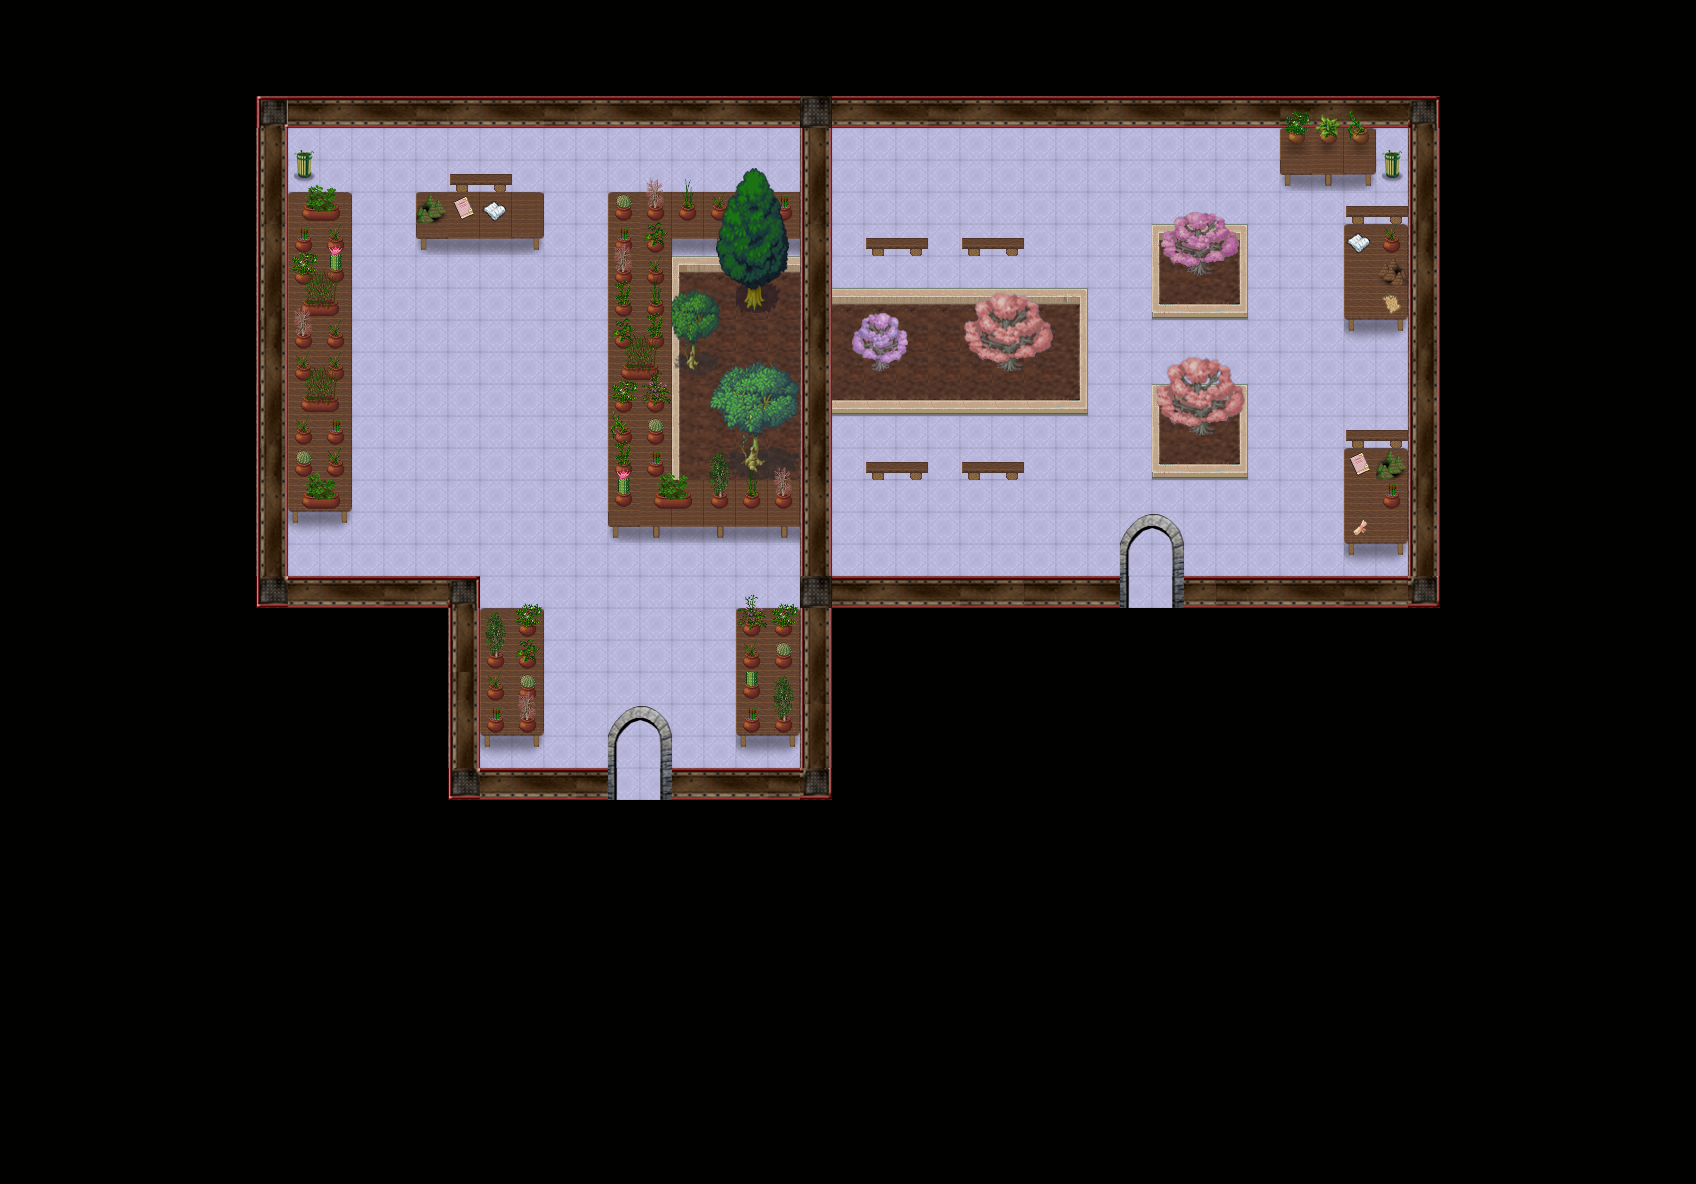

This game map was drawn from its Tiled (.tmx) file and the tilesets committed beside it. A one-line description and the trimmed map source follow:
An orthogonal 53x37 tile map with 32x32 px tiles, 3 tile layers (Ground, Fringe, Top), 2 hidden layers not drawn, 12 tilesets.

<map version="1.0" orientation="orthogonal" width="53" height="37" tilewidth="32" tileheight="32">
 <tileset firstgid="1" name="siyah" tilewidth="32" tileheight="32">
  <image source="../graphics/tiles/elektroadd/siyah.png" />
 </tileset>
 <tileset firstgid="2" name="duvar" tilewidth="32" tileheight="32">
  <image source="../graphics/tiles/elektroadd/oda_platform.png" />
 </tileset>
 <tileset firstgid="172" name="kaplama" tilewidth="32" tileheight="32">
  <image source="../graphics/tiles/elektroadd/kaplamalar.png" />
 </tileset>
 <tileset firstgid="190" name="kapi" tilewidth="32" tileheight="32">
  <image source="../graphics/tiles/elektroadd/kapiacikic.png" />
 </tileset>
 <tileset firstgid="196" name="collision" tilewidth="32" tileheight="32">
  <image source="../graphics/tiles/collision.png" />
 </tileset>
 <tileset firstgid="198" name="malzeme" tilewidth="32" tileheight="32">
  <image source="../graphics/tiles/elektroadd/malzemeler.png" />
 </tileset>
 <tileset firstgid="298" name="malzeme2" tilewidth="32" tileheight="32">
  <image source="../graphics/tiles/elektroadd/malzemeler2.png" />
 </tileset>
 <tileset firstgid="314" name="cicekler" tilewidth="32" tileheight="32">
  <image source="../graphics/tiles/Pots_x2.png" />
 </tileset>
 <tileset firstgid="346" name="agacalti" tilewidth="32" tileheight="32">
  <image source="../graphics/tiles/elektroadd/kaldirimlar.png" />
 </tileset>
 <tileset firstgid="388" name="agacpembe" tilewidth="32" tileheight="32">
  <image source="../graphics/tiles/elektroadd/agacpembe.png" />
 </tileset>
 <tileset firstgid="415" name="agacuzun" tilewidth="32" tileheight="32">
  <image source="../graphics/tiles/elektroadd/agacuzun.png" />
 </tileset>
 <tileset firstgid="451" name="agac" tilewidth="32" tileheight="32">
  <image source="../graphics/tiles/elektroadd/agaclar.png" />
 </tileset>
 <layer name="Ground" width="53" height="37">
  <data>[1961 cells, 1961 non-empty, 27 distinct tile ids]</data>
 </layer>
 <layer name="Fringe" width="53" height="37">
  <data>[1961 cells, 149 non-empty, 52 distinct tile ids]</data>
 </layer>
 <layer name="Top" width="53" height="37">
  <data>[1961 cells, 143 non-empty, 90 distinct tile ids]</data>
 </layer>
 <layer name="Collision" width="53" height="37" visible="0">
  <data>[1961 cells, 1558 non-empty, 1 distinct tile ids]</data>
 </layer>
 <layer name="Objects" width="53" height="37" visible="0">
  <data>[1961 cells, 0 non-empty, 0 distinct tile ids]</data>
 </layer>
</map>
